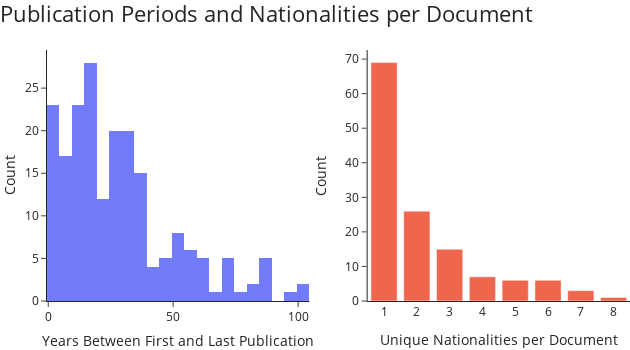

The notebook cell saved with this chart:
### Code cell
# Create subplots
fig = make_subplots(rows=1, cols=2)

# Add the first plot
fig.add_trace(
    go.Histogram(
        x=publishing_timeframes['Date'],
        nbinsx=25,
        name='Publishing Timeframes',
        marker=dict(
            line=dict(width=0),
            color='#636efa',
            opacity=0.9,
        ),
    ),
    row=1, col=1
)


# Add the second plot
fig.add_trace(
    go.Bar(
        x=frequency_distribution.index[1:],
        y=frequency_distribution.values[1:],
        name='Unique Nationality Counts',
        width=0.8,
        marker=dict(
            opacity=0.9,
            color='#ef553b'
        ),
    ),
    row=1, col=2
)

# Update layout
fig.update_layout(
    title=dict(text='Publication Periods and Nationalities per Document', font=dict(size=22)),
    height=350,
    title_x=0,
    title_y=0.98,
    margin=dict(l=1, r=0, b=0, t=50),
    template='simple_white',
    showlegend=False,
    paper_bgcolor='rgba(0,0,0,0)',
    plot_bgcolor='rgba(0,0,0,0)',
)

fig.update_xaxes(title_text='Years Between First and Last Publication', row=1, col=1)
fig.update_yaxes(title_text='Count', row=1, col=1)

fig.update_xaxes(title_text='Unique Nationalities per Document', row=1, col=2, dtick=1, ticks='')
fig.update_yaxes(title_text='Count', row=1, col=2)

export_and_plot(fig, 'pub_periods_and_nat_counts_per_doc', width=630)

### Figure 1 — Plotly figure (JSON) as saved in the notebook; plotly's stock layout.template omitted (floating-point values rounded to 4 significant figures; data arrays with more than 128 entries replaced by an {"elided": "..."} marker saying what was removed)
{"data": [{"marker": {"color": "#636efa", "line": {"width": 0}, "opacity": 0.9}, "name": "Publishing Timeframes", "nbinsx": 25, "type": "histogram", "x": {"elided": "203 int values"}, "xaxis": "x", "yaxis": "y"}, {"marker": {"color": "#ef553b", "opacity": 0.9}, "name": "Unique Nationality Counts", "type": "bar", "width": 0.8, "x": [1, 2, 3, 4, 5, 6, 7, 8], "xaxis": "x2", "y": [69, 26, 15, 7, 6, 6, 3, 1], "yaxis": "y2"}], "layout": {"height": 350, "margin": {"b": 0, "l": 1, "r": 0, "t": 50}, "paper_bgcolor": "rgba(0,0,0,0)", "plot_bgcolor": "rgba(0,0,0,0)", "showlegend": false, "title": {"font": {"size": 22}, "text": "Publication Periods and Nationalities per Document", "x": 0, "y": 0.98}, "width": 630, "xaxis": {"anchor": "y", "domain": [0, 0.45], "title": {"text": "Years Between First and Last Publication"}}, "xaxis2": {"anchor": "y2", "domain": [0.55, 1], "dtick": 1, "ticks": "", "title": {"text": "Unique Nationalities per Document"}}, "yaxis": {"anchor": "x", "domain": [0, 1], "title": {"text": "Count"}}, "yaxis2": {"anchor": "x2", "domain": [0, 1], "title": {"text": "Count"}}}}
